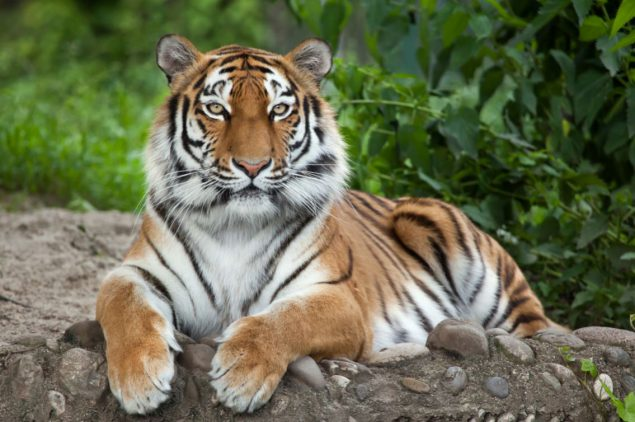
#> input picture animal_pics/tiger.jpg, 635 x 422 px
$ python edge_detection.py
#> lines starting #> are read from the running program, lines starting #| are printed output that depends on the picture
import cv2;
import numpy as np;
from matplotlib import pyplot as plt;

def detect_edges(image_file):
#> called with image_file = 'animal_pics/tiger.jpg'
    img = cv2.imread(image_file, 0);
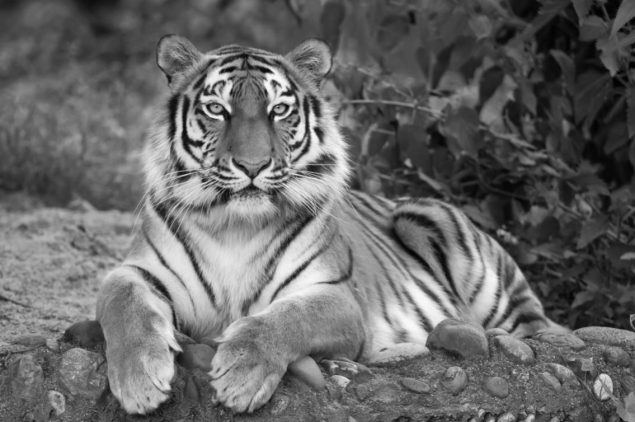
#> img: shape (422, 635); min 0, max 252, mean 103.9
    edges = cv2.Canny(img, 100, 200);
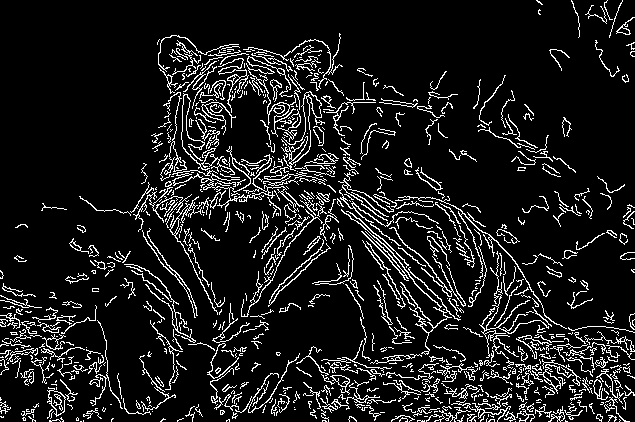
#> edges: shape (422, 635); 10.6% white in thin lines or dots

    plt.subplot(121);
    plt.title('Original Image');
    plt.imshow(img);

    plt.subplot(122);
    plt.title('Edge Image');
    plt.imshow(edges);

    plt.show();
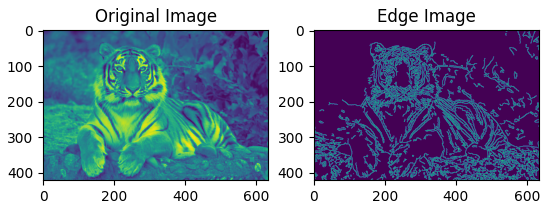
#> figure drawn by matplotlib, 2 panels


detect_edges('animal_pics/tiger.jpg')

$ run again, with animal_pics/fishies.jpg copied over animal_pics/tiger.jpg
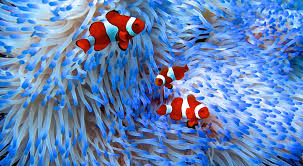
#> input picture animal_pics/fishies.jpg, 303 x 166 px
#> in detect_edges, `edges = cv2.Canny(img, 100, 200);`:
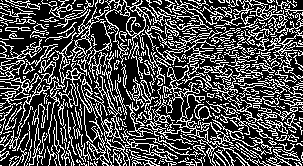
#> edges: shape (166, 303); 30.2% white in thin lines or dots
#> in detect_edges, `plt.show();`:
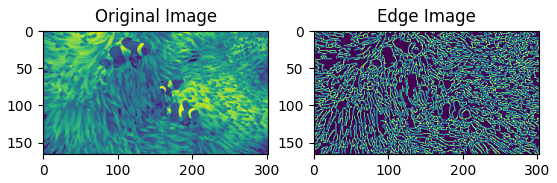
#> figure drawn by matplotlib, 2 panels

$ run again, with animal_pics/pangolin.jpg copied over animal_pics/tiger.jpg
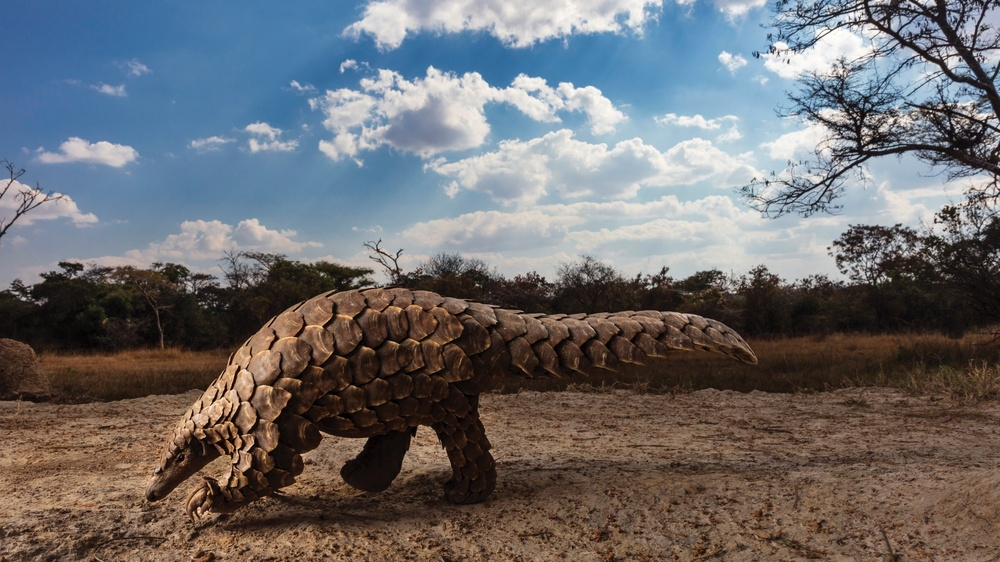
#> input picture animal_pics/pangolin.jpg, 1000 x 562 px, shrunk from 2559 x 1439 before the run
#> in detect_edges, `edges = cv2.Canny(img, 100, 200);`:
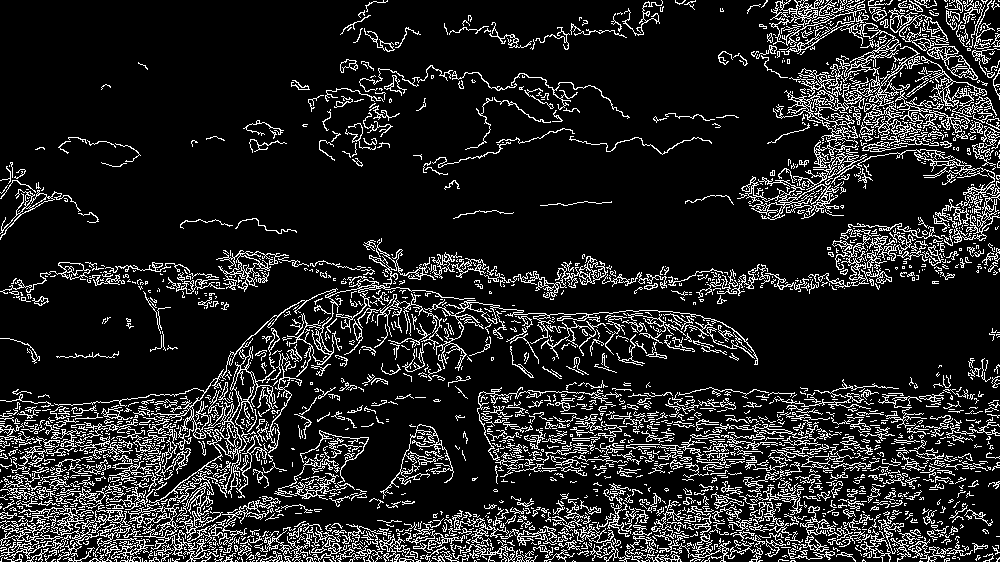
#> edges: shape (562, 1000); 13.7% white in thin lines or dots
#> in detect_edges, `plt.show();`:
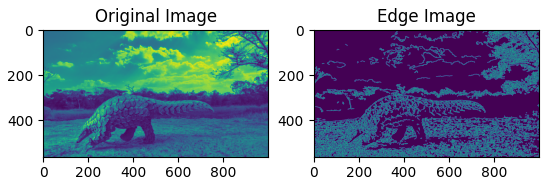
#> figure drawn by matplotlib, 2 panels
